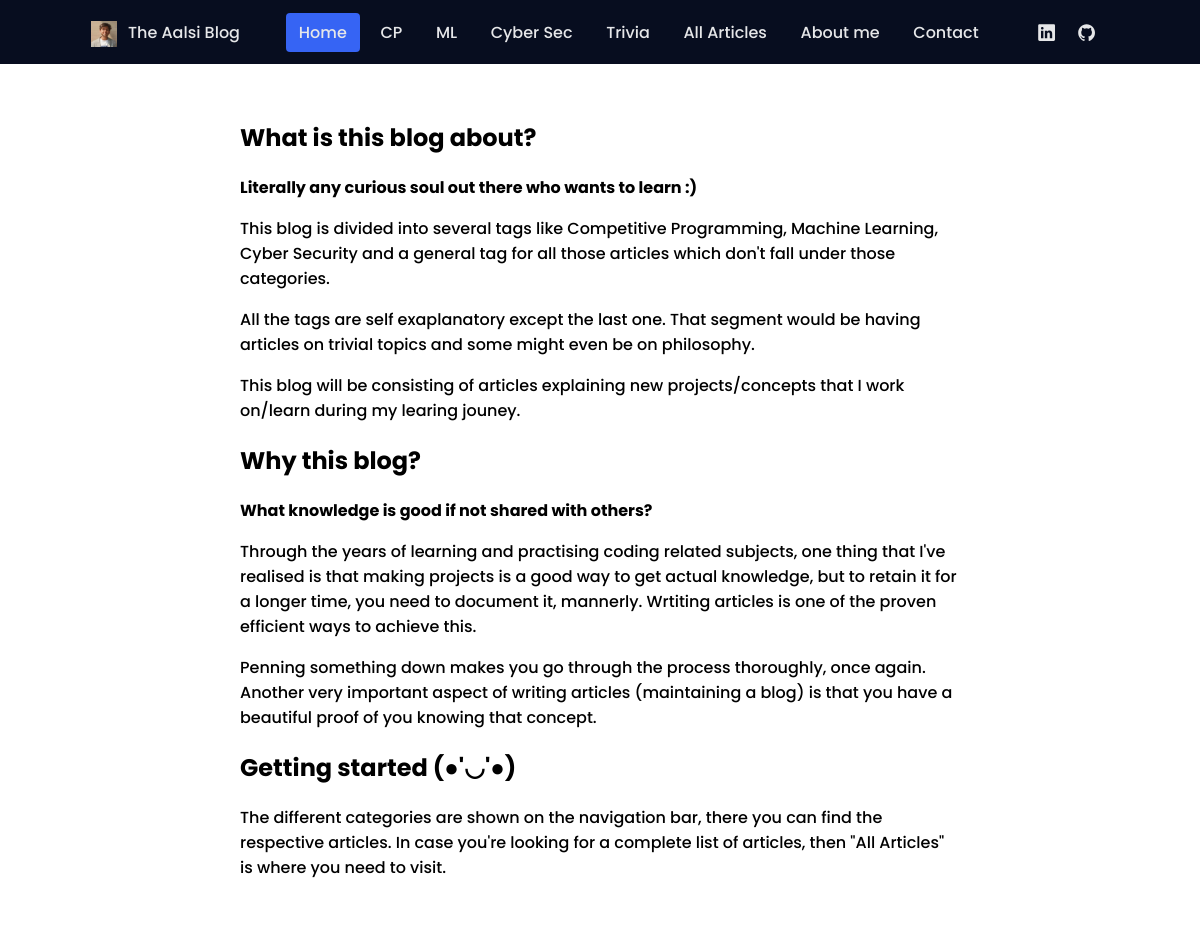
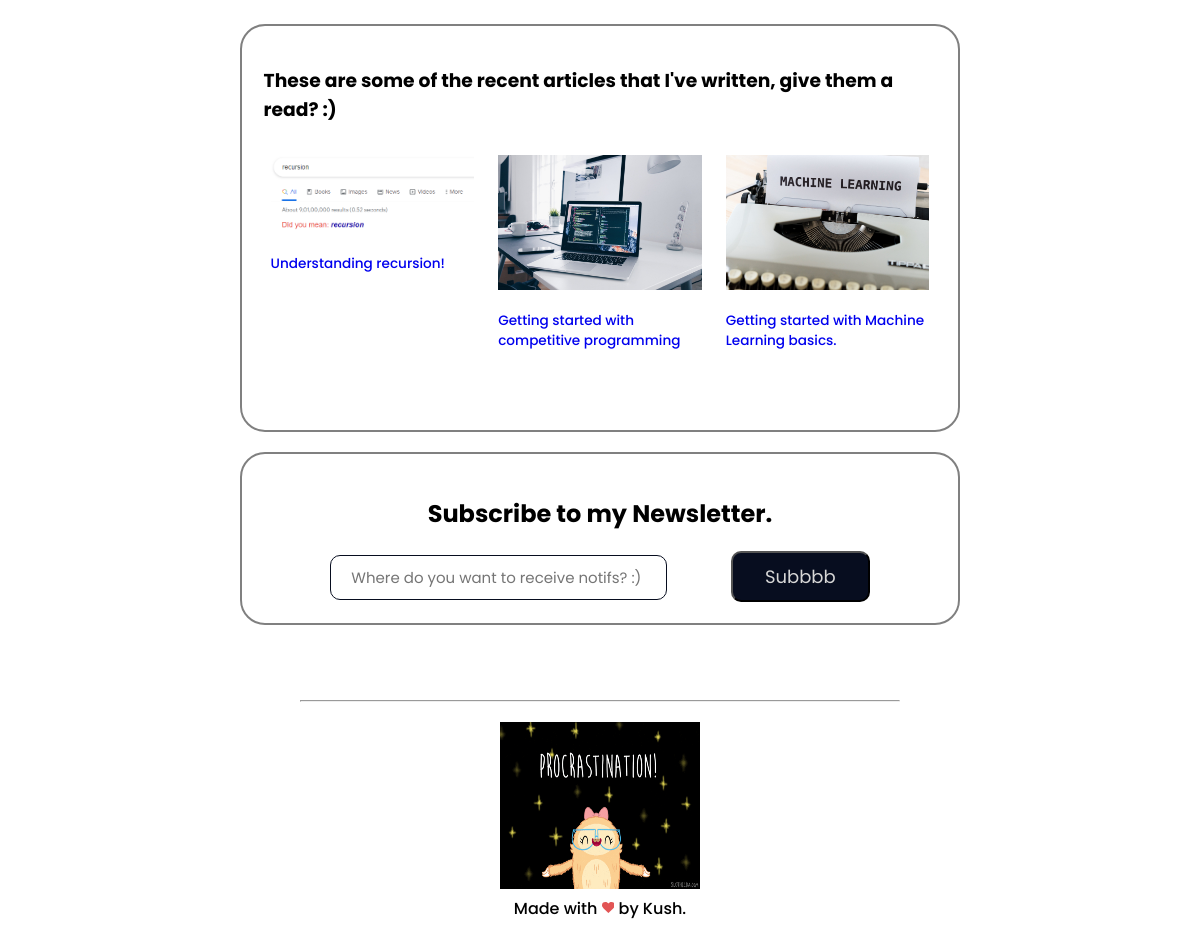
The page / on the database its author committed (2 pictures, top to bottom).
### home/models.py (models this page shows, shortened)
class Articles(models.Model):
    title = models.CharField(max_length=50)
    img = models.ImageField(null = True, blank = True, upload_to = 'static/images/')
    author = models.CharField(max_length=100)
    tags = models.CharField(max_length=500, default="")
    article_body = RichTextField(blank = True, null = True)
    likes = models.IntegerField(default=0, blank=True)
    date_added = models.DateField(default=django.utils.timezone.now)
    reading_time = models.IntegerField(default=0, null=True, blank=True)

### home/views.py (the view)
# urls.py: path('', views.index, name = "home"),
def index(request):
    if request.method == 'POST':
        email = request.POST['email_aalsi']
        print(email)
        subscriber, _ = Subscriber.objects.get_or_create(email=email)
        subscriber.save()
        subject = "this is the subject."
        email_from = settings.EMAIL_HOST_USER
        template = render_to_string('email.html', {'email' : email})
        user_email = EmailMessage(
            subject,
            template,
            email_from,
            [email],
        )
        user_email.fail_silently = False
        user_email.send()
        print("Email sent ^^")
        return redirect('home')
    else:
        articles = Articles.objects.order_by('-date_added')
        articles = articles[:5]
        ctx = {
            'articles' : articles,
            'title' : "Home"
        }
        return render(request, 'index.html', context=ctx)

### templates/index.html (shortened to what this page needs)
{% extends 'base.html' %}
{% block content %}
<h2>What is this blog about?</h2>
<p><strong>Literally any curious soul out there who wants to learn :)</strong></p>
<p>This blog is divided into several tags like Competitive Programming, Machine Learning, Cyber Security and a general tag for all those articles which don't fall under those categories.</p>
<p>All the tags are self exaplanatory except the last one. That segment would be having articles on trivial topics and some might even be on philosophy.</p>
<p>This blog will be consisting of articles explaining new projects/concepts that I work on/learn during my learing jouney.</p>
<h2>Why this blog?</h2>
<p><strong>What knowledge is good if not shared with others?</strong></p>
<p>Through the years of learning and practising coding related subjects, one thing that I've realised is that making projects is a good way to get actual knowledge, but to retain it for a longer time, you need to document it, mannerly. Wrtiting articles is one of the proven efficient ways to achieve this.</p>
<p>Penning something down makes you go through the process thoroughly, once again. Another very important aspect of writing articles (maintaining a blog) is that you have a beautiful proof of you knowing that concept.</p>
<h2>Getting started (●'◡'●)</h2>
<p>The different categories are shown on the navigation bar, there you can find the respective articles. In case you're looking for a complete list of articles, then "All Articles" is where you need to visit.</p>
<br><br><br>
<div class="container" id = "recent_arts">
    <h3>These are some of the recent articles that I've written, give them a read? :)</h3>
    <div class="row">
        {% for art in articles %}
        <a class="card-row" href= {% url 'article' art.title %}>
            <div>
                <img src= {{art.img.url}}>
                <p class="card-text">{{art.title}}</p>
            </div>
        </a>
        {% endfor %}
    </div>
</div>
<div class="newsletter">
    <h2><center>Subscribe to my Newsletter.</center></h2>
    <form action={% url 'home' %} method="POST">
        <input id = "email_newsletter" type="text" name="email_aalsi" placeholder="Where do you want to receive notifs? :)">
        <input id = "newsletter_sub" type="submit" value="Subbbb">
    </form>
</div>
{% endblock content %}

### static/styles.css (style rules this page uses)
:root { --header-height: 3rem; --first-color: #3664F4; --dark-color: #070D1F; --dark-color-alt: #282B3A; --white-color: #E6E7E9; --body-font: 'Poppins', sans-serif; --normal-font-size: .938rem; --small-font-size: .813rem; --z-fixed: 100; }
@media screen and (min-width: 768px) { :root { --normal-font-size: 1rem; --small-font-size: .875rem; } }
body { margin: var(--header-height) 0 0 0; font-family: var(--body-font); font-size: var(--normal-font-size); font-weight: 500; }
a { text-decoration: none; }
img { max-width: 100%; height: auto; }
@media screen and (min-width: 768px) { body { margin: 0; } }
.row { margin: 0 -5px; }
.row:after { content: ""; display: table; clear: both; }
.row { align-items: stretch; display: flex; flex-direction: row; flex-wrap: nowrap; overflow-x: auto; overflow-y: hidden; }
.card-row { max-width: 33.333%; padding: .75rem; margin-bottom: 2rem; border: 0; flex-basis: 33.333%; flex-grow: 0; flex-shrink: 0; }
.card-text { font-size: 85%; }
.container { border: gray; border-style:solid; padding: 3%; border-width: 0.15rem; border-radius: 25px; }
.newsletter { border: gray; border-style:solid; padding: 3%; border-width: 0.15rem; border-radius: 25px; margin-top: 20px; align-items: center; text-align: center; }
#email_newsletter { border: #070D1F; border-style: solid; border-width: 0.1rem; border-radius: 10px; padding: 10px 20px; width: 50%; font-size: 15px; margin-right: 30px; font-family: var(--body-font); }
#newsletter_sub { font-family: var(--body-font); background-color: var(--dark-color); padding: 10px 32px; color :rgb(214, 214, 214); border-radius: 10px; margin-left: 30px; font-size: 18px; }

### rows shown on the page
Articles: img (picture), title "Understanding recursion!"
Articles: img (picture), title "Getting started with competitive programming"
Articles: img (picture), title "Getting started with Machine Learning basics."
